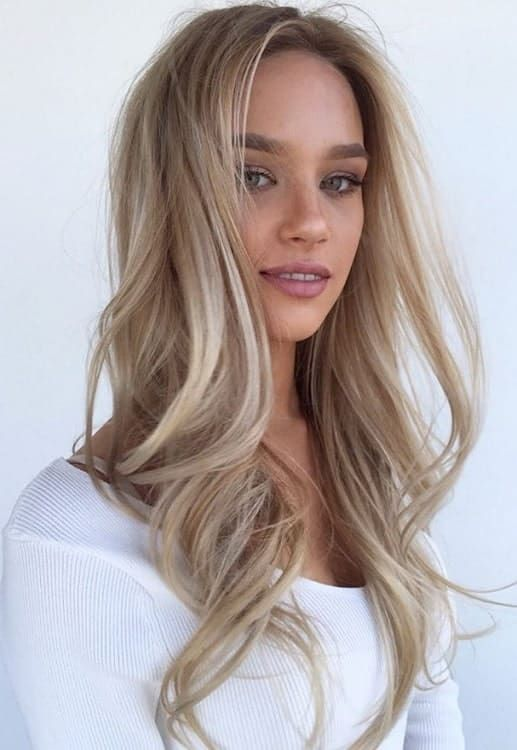
#> input picture images/beiga.jpeg, 517 x 750 px; its folder holds 4 pictures in this run
$ python detect.py
#> lines starting #> are read from the running program, lines starting #| are printed output that depends on the picture; after the words box and inside, x2 and y2 are one past the last pixel; in counts of white or black regions, pixels touching at a corner belong together
import cv2
import numpy as np
import os
import json
from PIL import Image

def get_limits(color):
    c = np.uint8([[color]])  # BGR values
    hsvC = cv2.cvtColor(c, cv2.COLOR_BGR2HSV)

    hue = hsvC[0][0][0]  # Get the hue value

    if hue >= 165:  # Upper limit for divided red hue
        lowerLimit = np.array([hue - 10, 100, 100], dtype=np.uint8)
        upperLimit = np.array([180, 255, 255], dtype=np.uint8)
    elif hue <= 15:  # Lower limit for divided red hue
        lowerLimit = np.array([0, 100, 100], dtype=np.uint8)
        upperLimit = np.array([hue + 10, 255, 255], dtype=np.uint8)
    else:
        lowerLimit = np.array([hue - 10, 100, 100], dtype=np.uint8)
        upperLimit = np.array([hue + 10, 255, 255], dtype=np.uint8)

    return lowerLimit, upperLimit

def detect_hair_color(image_path, color_name, color_bgr):
#> called with image_path = './images/beiga.jpeg', color_name = 'black'
    image = cv2.imread(image_path)
#> image is the input picture: shape (750, 517, 3); mean B, G, R 169.7, 169.6, 178.9
    hsvImage = cv2.cvtColor(image, cv2.COLOR_BGR2HSV)
#> hsvImage: shape (750, 517, 3); mean H, S, V 60.3, 48.4, 189.1

    lowerLimit, upperLimit = get_limits(color=color_bgr)
    mask = cv2.inRange(hsvImage, lowerLimit, upperLimit)
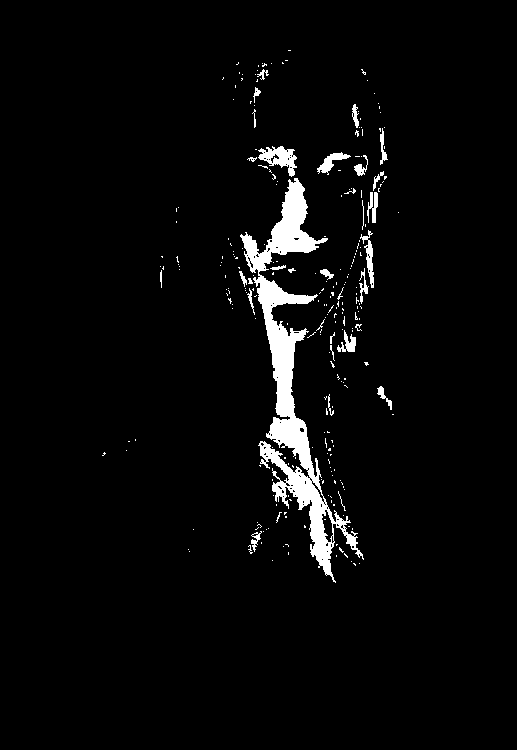
#> mask: shape (750, 517); 3.6% white; 262 white regions (230 under 20 px), largest, box (x1, y1, x2, y2) and area: (240, 178, 364, 583) 10142, (258, 146, 297, 177) 578, (360, 230, 374, 288) 283

    mask_ = Image.fromarray(mask)
    bbox = mask_.getbbox()
#> bbox = (102, 50, 399, 583)

    hair_detected = bbox is not None
#> hair_detected = True

    result = {
        "name": os.path.basename(image_path),
        "hair": hair_detected,
        "color": color_name
    }

    if color_name == "yellow" and hair_detected:
        result["accept"] = True

    return result

def process_images(folder_path):
    image_files = [f for f in os.listdir(folder_path) if os.path.isfile(os.path.join(folder_path, f))]
    results = []

    colors = {
        "black": [0, 0, 0],
        "white": [255, 255, 255],
        "red": [0, 0, 255],
        "green": [0, 255, 0],
        "blue": [255, 0, 0],
        "yellow": [0, 255, 255],
        "cyan": [255, 255, 0],
        "magenta": [255, 0, 255],
        "silver": [192, 192, 192],
        "gray": [128, 128, 128],
        "maroon": [0, 0, 128],
        "olive": [0, 128, 128],
        "purple": [128, 0, 128],
        "teal": [128, 128, 0],
        "navy": [128, 0, 0],
        "orange": [0, 165, 255],
        "pink": [203, 192, 255],
        "lime": [0, 255, 128],
        "brown": [42, 42, 165],
        "gold": [0, 215, 255],
        "beige": [220, 245, 245],
        "tan": [140, 180, 210],
        "chocolate": [30, 105, 210],
        "coral": [80, 127, 255]
    }

    for image_file in image_files:
        image_path = os.path.join(folder_path, image_file)
        for color_name, color_bgr in colors.items():
            result = detect_hair_color(image_path, color_name, color_bgr)
#> result = {'name': 'beiga.jpeg', 'hair': True, 'color': 'black'}
            results.append(result)
#> pass 2 of the loop in process_images, `for image_file in image_files:`:
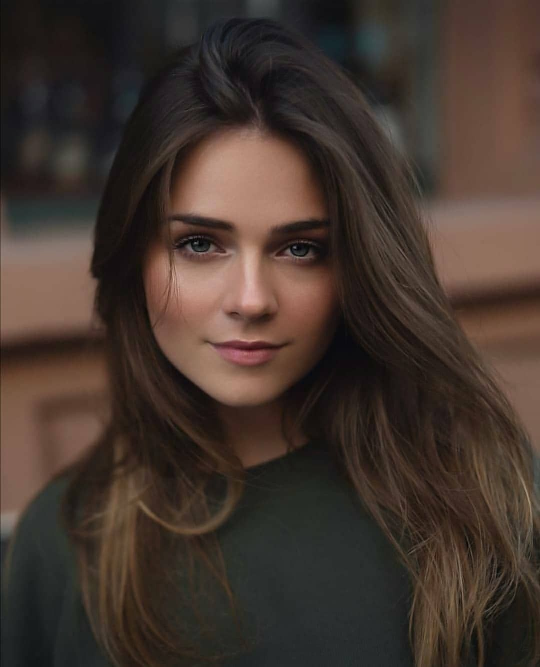
#> input picture images/brawna.jpg, 1080 x 1333 px (shown at 1/2 size)
#> in detect_hair_color, image is the input picture: shape (1333, 1080, 3); mean B, G, R 46.3, 53.9, 67.5
#> hsvImage: shape (1333, 1080, 3); mean H, S, V 32.2, 78, 68.3
#> in detect_hair_color (call 25), `mask = cv2.inRange(hsvImage, lowerLimit, upperLimit)`:
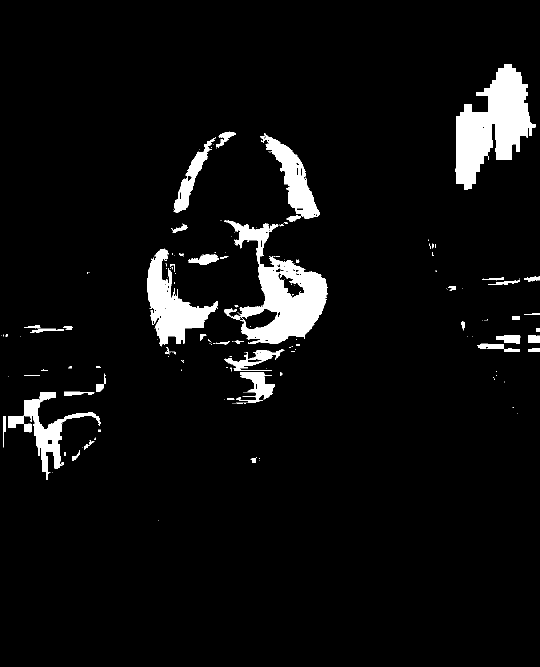
#> mask: shape (1333, 1080) (shown at 1/2 size); 5.5% white; 198 white regions (144 under 20 px), largest, box (x1, y1, x2, y2) and area: (912, 128, 1071, 380) 20874, (448, 440, 656, 688) 19753, (295, 497, 436, 693) 10686
#> bbox = (3, 128, 1080, 1042)
#> result = {'name': 'brawna.jpg', 'hair': True, 'color': 'black'}

    return results

def main():
    folder_path = './images'  # Update this path to your images folder
    results = process_images(folder_path)

    with open('hair_color_detection_results.json', 'w') as json_file:
        json.dump(results, json_file, indent=2)

    print("Hair color detection completed. Results saved to 'hair_color_detection_results.json'.")

if __name__ == "__main__":
    main()
